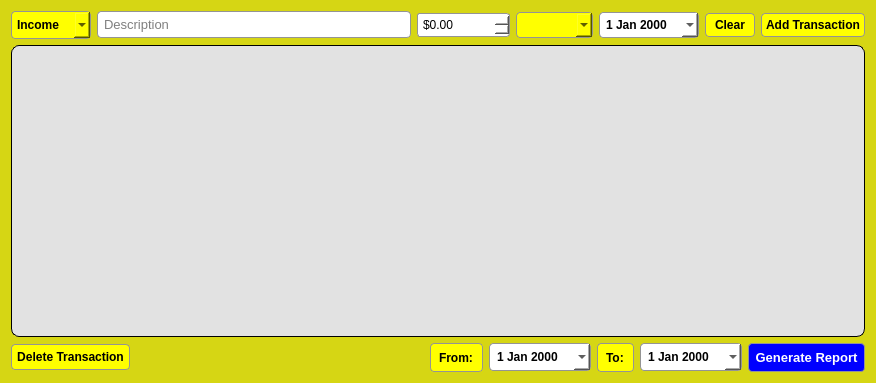
<?xml version="1.0" encoding="UTF-8"?>
<ui version="4.0">
 <class>FinanceManager</class>
 <widget class="QWidget" name="FinanceManager">
  <property name="geometry">
   <rect>
    <x>0</x>
    <y>0</y>
    <width>876</width>
    <height>383</height>
   </rect>
  </property>
  <property name="windowTitle">
   <string>Finance Manager</string>
  </property>
  <property name="styleSheet">
   <string notr="true">background-color: rgb(214, 214, 20);</string>
  </property>
  <layout class="QVBoxLayout" name="verticalLayout">
   <item>
    <layout class="QHBoxLayout" name="addTransactionLayout">
     <item>
      <widget class="QComboBox" name="typeComboBox">
       <property name="styleSheet">
        <string notr="true">BACKGROUND-COLOR: yellow;
color: black;
font-weight: bold;
border: 0.5px solid rgb(148, 148, 148);
padding: 5px;
border-radius: 4px;
</string>
       </property>
       <item>
        <property name="text">
         <string>Income</string>
        </property>
       </item>
       <item>
        <property name="text">
         <string>Expense</string>
        </property>
       </item>
      </widget>
     </item>
     <item>
      <widget class="QLineEdit" name="descriptionLineEdit">
       <property name="styleSheet">
        <string notr="true">border: 0.5px solid rgb(148, 148, 148);
padding: 4px;
border-radius: 4px;
background-color: white;
font-size: 13px;</string>
       </property>
       <property name="placeholderText">
        <string>Description</string>
       </property>
      </widget>
     </item>
     <item>
      <widget class="QDoubleSpinBox" name="amountDoubleSpinBox">
       <property name="styleSheet">
        <string notr="true">border: 0.5px solid rgb(148, 148, 148);
padding: 3px;
border-radius: 3px;
background-color: white;</string>
       </property>
       <property name="prefix">
        <string>$</string>
       </property>
       <property name="maximum">
        <double>999999.989999999990687</double>
       </property>
      </widget>
     </item>
     <item>
      <widget class="QComboBox" name="categoryComboBox">
       <property name="styleSheet">
        <string notr="true">BACKGROUND-COLOR: yellow;
color: black;
font-weight: bold;
border: 0.5px solid rgb(148, 148, 148);
padding: 4px;
border-radius: 4px;
</string>
       </property>
      </widget>
     </item>
     <item>
      <widget class="QDateEdit" name="dateEdit">
       <property name="styleSheet">
        <string notr="true">font-weight: bold;
border: 0.5px solid rgb(148, 148, 148);
padding: 4px;
border-radius: 4px;
background-color: white;

</string>
       </property>
       <property name="calendarPopup">
        <bool>true</bool>
       </property>
      </widget>
     </item>
     <item>
      <widget class="QPushButton" name="clearButton">
       <property name="toolTip">
        <string>Clear form fields</string>
       </property>
       <property name="styleSheet">
        <string notr="true">BACKGROUND-COLOR: yellow;
color: black;
font-weight: bold;
border: 0.5px solid rgb(148, 148, 148);
padding: 4px;
border-radius: 4px;
width: 40px;
</string>
       </property>
       <property name="text">
        <string>Clear</string>
       </property>
      </widget>
     </item>
     <item>
      <widget class="QPushButton" name="addButton">
       <property name="styleSheet">
        <string notr="true">BACKGROUND-COLOR: yellow;
color: black;
font-weight: bold;
border: 0.5px solid rgb(148, 148, 148);
padding: 4px;
border-radius: 4px;
</string>
       </property>
       <property name="text">
        <string>Add Transaction</string>
       </property>
      </widget>
     </item>
    </layout>
   </item>
   <item>
    <widget class="QTableView" name="transactionsTableView">
     <property name="styleSheet">
      <string notr="true">background-color: rgb(226, 226, 226);
border-radius: 8px;
border: 1px solid black;
background-image: url(:/images/ChatGPT Image May 2, 2025, 01_52_25 PM.png);</string>
     </property>
    </widget>
   </item>
   <item>
    <layout class="QHBoxLayout" name="horizontalLayout_3">
     <item>
      <widget class="QPushButton" name="deleteButton">
       <property name="enabled">
        <bool>false</bool>
       </property>
       <property name="styleSheet">
        <string notr="true">BACKGROUND-COLOR: yellow;
color: black;
font-weight: bold;
border: 0.5px solid rgb(148, 148, 148);
padding: 5px;
border-radius: 4px;</string>
       </property>
       <property name="text">
        <string>Delete Transaction</string>
       </property>
      </widget>
     </item>
     <item>
      <spacer name="horizontalSpacer">
       <property name="orientation">
        <enum>Qt::Orientation::Horizontal</enum>
       </property>
       <property name="sizeHint" stdset="0">
        <size>
         <width>40</width>
         <height>20</height>
        </size>
       </property>
      </spacer>
     </item>
     <item>
      <widget class="QLabel" name="label_6">
       <property name="styleSheet">
        <string notr="true">BACKGROUND-COLOR: yellow;
color: black;
font-weight: bold;
border: 0.5px solid rgb(148, 148, 148);
padding: 5px;
border-radius: 4px;
</string>
       </property>
       <property name="text">
        <string>From:</string>
       </property>
      </widget>
     </item>
     <item>
      <widget class="QDateEdit" name="fromDateEdit">
       <property name="styleSheet">
        <string notr="true">BACKGROUND-COLOR: white;
color: black;
font-weight: bold;
border: 0.5px solid rgb(148, 148, 148);
padding: 5px;
border-radius: 4px;</string>
       </property>
       <property name="calendarPopup">
        <bool>true</bool>
       </property>
      </widget>
     </item>
     <item>
      <widget class="QLabel" name="label_7">
       <property name="styleSheet">
        <string notr="true">BACKGROUND-COLOR: yellow;
color: black;
font-weight: bold;
border: 0.5px solid rgb(148, 148, 148);
padding: 5px;
border-radius: 4px;
</string>
       </property>
       <property name="text">
        <string>To:</string>
       </property>
      </widget>
     </item>
     <item>
      <widget class="QDateEdit" name="toDateEdit">
       <property name="styleSheet">
        <string notr="true">BACKGROUND-COLOR: white;
color: black;
font-weight: bold;
border: 0.5px solid rgb(148, 148, 148);
padding: 5px;
border-radius: 4px;</string>
       </property>
       <property name="calendarPopup">
        <bool>true</bool>
       </property>
      </widget>
     </item>
     <item>
      <widget class="QPushButton" name="reportButton">
       <property name="styleSheet">
        <string notr="true">BACKGROUND-COLOR: blue;
color: white;
font-weight: bold;
border: 0.5px solid rgb(148, 148, 148);
padding: 6px;
border-radius: 4px;
font-size: 13px;</string>
       </property>
       <property name="text">
        <string>Generate Report</string>
       </property>
      </widget>
     </item>
    </layout>
   </item>
  </layout>
 </widget>
 <resources/>
 <connections/>
</ui>
